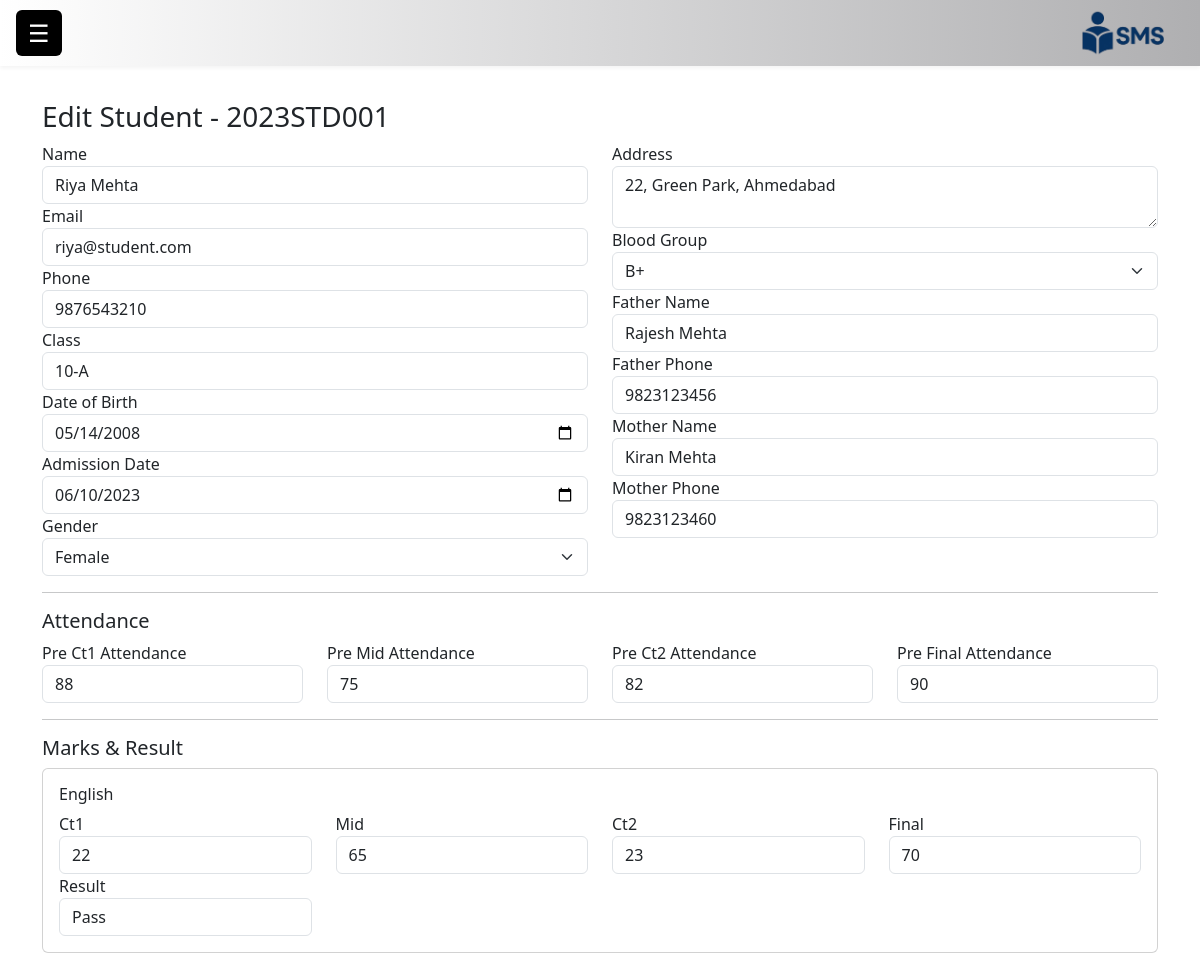
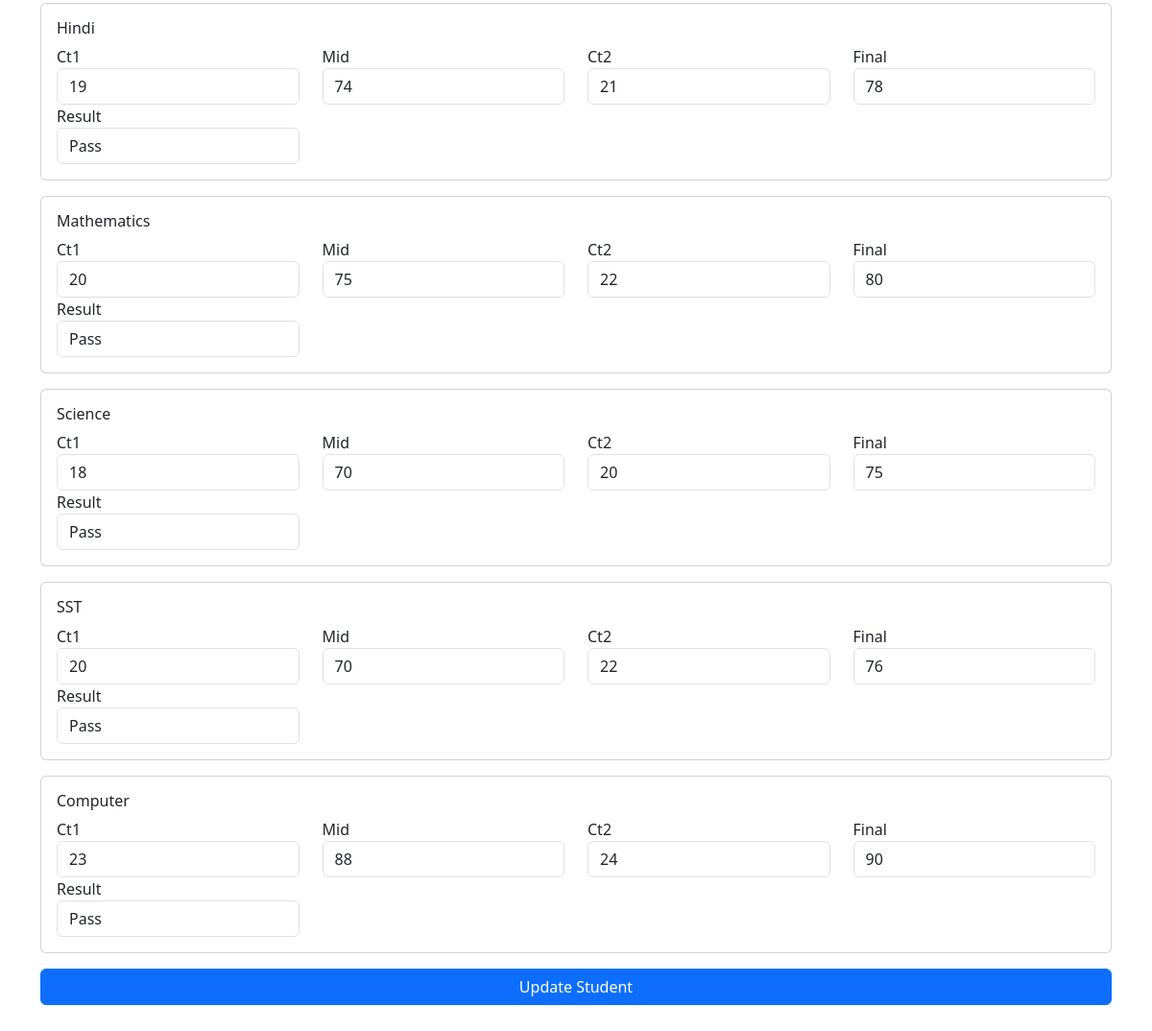
The page /admin/edit-student.php?enroll_no=2023STD001 (signed in) on the database its author committed (2 pictures, top to bottom).
### tables this page shows
CREATE TABLE `students` (
  `enroll_no` varchar(20) NOT NULL,
  `name` varchar(100) NOT NULL,
  `email` varchar(100) NOT NULL,
  `phone` varchar(15) NOT NULL,
  `class` varchar(20) NOT NULL,
  `profile_image` varchar(200) NOT NULL,
  `dob` date NOT NULL,
  `admission_date` date NOT NULL,
  `gender` enum('Male','Female','Other') NOT NULL,
  `address` text DEFAULT NULL,
  `blood_group` enum('A+','A-','B+','B-','AB+','AB-','O+','O-') DEFAULT NULL,
  `father_name` varchar(100) DEFAULT NULL,
  `father_phone` varchar(15) DEFAULT NULL,
  `mother_name` varchar(100) DEFAULT NULL,
  `mother_phone` varchar(15) DEFAULT NULL
);

CREATE TABLE `attendance` (
  `enroll_no` varchar(20) NOT NULL,
  `pre_ct1_attendance` tinyint(4) DEFAULT NULL CHECK (`pre_ct1_attendance` between 0 and 100),
  `pre_mid_attendance` tinyint(4) DEFAULT NULL CHECK (`pre_mid_attendance` between 0 and 100),
  `pre_ct2_attendance` tinyint(4) DEFAULT NULL CHECK (`pre_ct2_attendance` between 0 and 100),
  `pre_final_attendance` tinyint(4) DEFAULT NULL CHECK (`pre_final_attendance` between 0 and 100)
);

CREATE TABLE `marks` (
  `enroll_no` varchar(20) NOT NULL,
  `subject_name` varchar(100) NOT NULL,
  `class_test_1` int(11) DEFAULT NULL CHECK (`class_test_1` between 0 and 25),
  `midyear` int(11) DEFAULT NULL CHECK (`midyear` between 0 and 100),
  `class_test_2` int(11) DEFAULT NULL CHECK (`class_test_2` between 0 and 25),
  `final` int(11) DEFAULT NULL CHECK (`final` between 0 and 100),
  `total_marks` int(11) GENERATED ALWAYS AS (`class_test_1` + `midyear` + `class_test_2` + `final`) STORED,
  `out_of_marks` int(11) DEFAULT 250,
  `result` enum('Pass','Fail') DEFAULT NULL
);

### admin/edit-student.php (the view, shortened to what this page needs)
<?php
include("../includes/admin_header.php");
require_once("../includes/db.php");
$enroll_no = $_GET['enroll_no'];
$student = $conn->query("SELECT * FROM students WHERE enroll_no = '$enroll_no'")->fetch_assoc();
$attendance = $conn->query("SELECT * FROM attendance WHERE enroll_no = '$enroll_no'")->fetch_assoc();
$marks_res = $conn->query("SELECT * FROM marks WHERE enroll_no = '$enroll_no'");
$marks = [];
while ($row = $marks_res->fetch_assoc()) {
	$marks[$row['subject_name']] = $row;
}
$subjects = ['English', 'Hindi', 'Mathematics', 'Science', 'SST', 'Computer'];
?>
<!DOCTYPE html>
<html lang="en">
<head>
	<link rel="stylesheet" href="https://cdn.jsdelivr.net/npm/bootstrap@5.3.2/dist/css/bootstrap.min.css">
</head>
<body>
	<div class="container" style="margin-top: 100px;">
		<h3>Edit Student - <?= htmlspecialchars($student['enroll_no']) ?></h3>
		<form method="post">
			<div class="row">
				<div class="col-md-6">
					<label>Name</label>
					<input type="text" name="name" class="form-control" value="<?= $student['name'] ?>">
					<label>Email</label>
					<input type="email" name="email" class="form-control" value="<?= $student['email'] ?>">
					<label>Phone</label>
					<input type="text" name="phone" class="form-control" value="<?= $student['phone'] ?>">
					<label>Class</label>
					<input type="text" name="class" class="form-control" value="<?= $student['class'] ?>">
					<label>Date of Birth</label>
					<input type="date" name="dob" class="form-control" value="<?= $student['dob'] ?>">
					<label>Admission Date</label>
					<input type="date" name="admission_date" class="form-control"
						value="<?= $student['admission_date'] ?>">
					<label>Gender</label>
					<select name="gender" class="form-select">
						<option <?= $student['gender'] === 'Female' ? 'selected' : '' ?>>Female</option>
					</select>
				</div>
				<div class="col-md-6">
					<label>Address</label>
					<textarea name="address" class="form-control"><?= $student['address'] ?></textarea>
					<label>Blood Group</label>
					<select name="blood_group" class="form-select">
						<?php foreach (['A+', 'A-', 'B+', 'B-', 'AB+', 'AB-', 'O+', 'O-'] as $bg): ?>
							<option <?= $student['blood_group'] === $bg ? 'selected' : '' ?>><?= $bg ?></option>
						<?php endforeach; ?>
					</select>
					<label>Father Name</label>
					<input type="text" name="father_name" class="form-control" value="<?= $student['father_name'] ?>">
					<label>Father Phone</label>
					<input type="text" name="father_phone" class="form-control" value="<?= $student['father_phone'] ?>">
					<label>Mother Name</label>
					<input type="text" name="mother_name" class="form-control" value="<?= $student['mother_name'] ?>">
					<label>Mother Phone</label>
					<input type="text" name="mother_phone" class="form-control" value="<?= $student['mother_phone'] ?>">
				</div>
			</div>
			<hr>
			<h5>Attendance</h5>
			<div class="row">
				<?php foreach (['pre_ct1_attendance', 'pre_mid_attendance', 'pre_ct2_attendance', 'pre_final_attendance'] as $field): ?>
					<div class="col-md-3">
						<label><?= ucwords(str_replace('_', ' ', $field)) ?></label>
						<input type="number" name="<?= $field ?>" class="form-control"
							value="<?= $attendance[$field] ?? 0 ?>">
					</div>
				<?php endforeach; ?>
			</div>
			<hr>
			<h5>Marks & Result</h5>
			<?php foreach ($subjects as $subject): ?>
				<div class="card p-3 mb-3">
					<h6><?= htmlspecialchars($subject) ?></h6>
					<div class="row">
						<?php
						$tests = [
							'ct1' => 'class_test_1',
							'mid' => 'midyear',
							'ct2' => 'class_test_2',
							'final' => 'final'
						];
						foreach ($tests as $key => $dbfield): ?>
							<div class="col-md-3">
								<label><?= ucwords(str_replace('_', ' ', $key)) ?></label>
								<input type="number" min="0" max="100" name="<?= $key ?>_<?= $subject ?>" class="form-control"
									value="<?= htmlspecialchars($marks[$subject][$dbfield] ?? 0) ?>">
							</div>
						<?php endforeach; ?>
						<?php
						$ct1 = $marks[$subject]['class_test_1'] ?? 0;
						$mid = $marks[$subject]['midyear'] ?? 0;
						$ct2 = $marks[$subject]['class_test_2'] ?? 0;
						$final = $marks[$subject]['final'] ?? 0;
						$result = ($ct1 < 10 || $mid < 30 || $ct2 < 10 || $final < 30) ? 'Fail' : 'Pass';
						?>
						<div class="col-md-3">
							<label>Result</label>
							<input type="text" class="form-control" value="<?= $result ?>" readonly>
						</div>
					</div>
				</div>
			<?php endforeach; ?>
			<button class="btn btn-primary mb-5 w-100">Update Student</button>
		</form>
	</div>
</body>
</html>

### includes/admin_header.php (style rules this page uses)
body { margin: 0; padding: 0; overflow-x: hidden; font-family: 'Segoe UI', sans-serif; background-color: #f5f6fa; transition: filter 0.3s ease; }

### rows shown on the page
students: enroll_no "2023STD001", name "Riya Mehta", email "riya@student.com", phone "9876543210", class "10-A", dob "05/14/2008", admission_date "06/10/2023", gender "Female", address "22, Green Park, Ahmedabad", blood_group "B+", father_name "Rajesh Mehta", father_phone "9823123456", mother_name "Kiran Mehta", mother_phone "9823123460"
attendance: pre_ct1_attendance "88", pre_mid_attendance "75", pre_ct2_attendance "82", pre_final_attendance "90"
marks: subject "English", key "Ct1", class_test_1 "22", key "Mid", midyear "65", key "Ct2", class_test_2 "23", key "Final", final "70", class_test_1+midyear+class_test_2 "Pass"
marks: subject "Hindi", key "Ct1", class_test_1 "19", key "Mid", midyear "74", key "Ct2", class_test_2 "21", key "Final", final "78", class_test_1+midyear+class_test_2 "Pass"
marks: subject "Mathematics", key "Ct1", class_test_1 "20", key "Mid", midyear "75", key "Ct2", class_test_2 "22", key "Final", final "80", class_test_1+midyear+class_test_2 "Pass"
marks: subject "Science", key "Ct1", class_test_1 "18", key "Mid", midyear "70", key "Ct2", class_test_2 "20", key "Final", final "75", class_test_1+midyear+class_test_2 "Pass"
marks: subject "SST", key "Ct1", class_test_1 "20", key "Mid", midyear "70", key "Ct2", class_test_2 "22", key "Final", final "76", class_test_1+midyear+class_test_2 "Pass"
marks: subject "Computer", key "Ct1", class_test_1 "23", key "Mid", midyear "88", key "Ct2", class_test_2 "24", key "Final", final "90", class_test_1+midyear+class_test_2 "Pass"

### other values the page prints
str_replace('_', ' ', $field) "Pre Ct1 Attendance"
str_replace('_', ' ', $field) "Pre Mid Attendance"
str_replace('_', ' ', $field) "Pre Ct2 Attendance"
str_replace('_', ' ', $field) "Pre Final Attendance"
